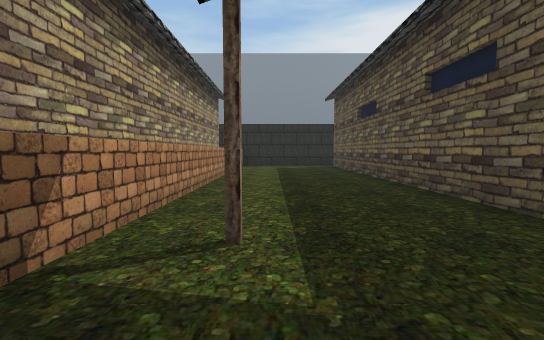
[1] (above)

24 first-person views from a walk through a 3-D level made in the Unity game engine. The camera is 1.4 m above the floor, tilts 4° down and sees 90° across. The floor is counted in squares, 2 m on a side. Each view is taken from the middle of a square. On the plan, view 1 faces up. The plan holds only what a view shows up to about 9 squares ahead; the rest is blank. The place goes on beyond the plan. The player is left out.

[2]
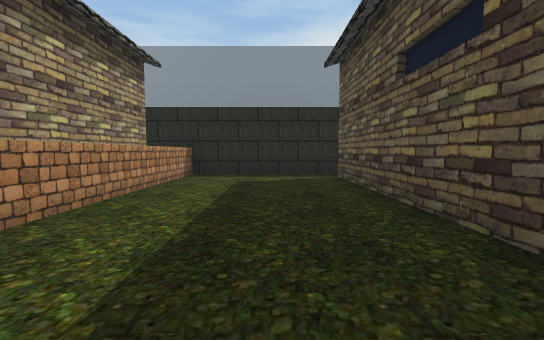

[3]
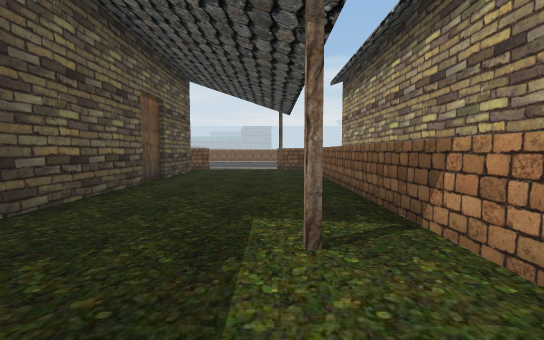

[4]
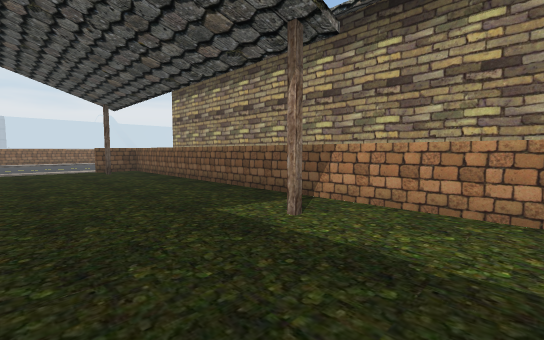

[5]
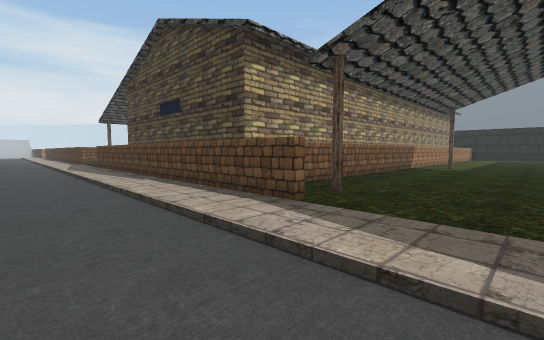

[6]
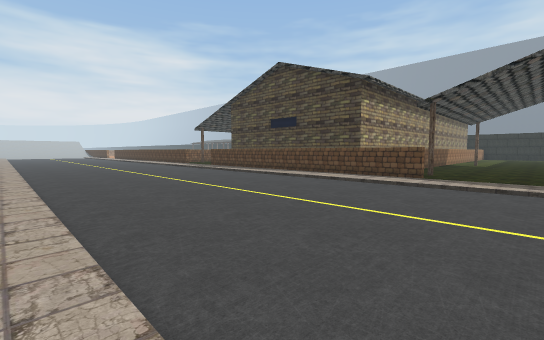

[7]
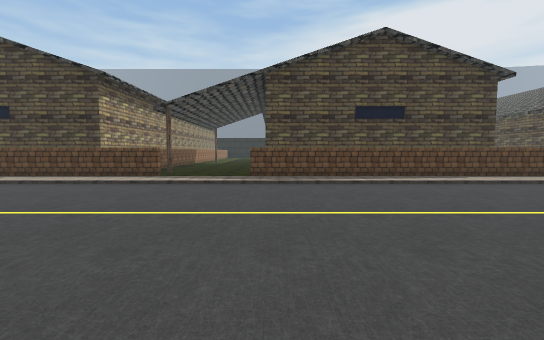

[8]
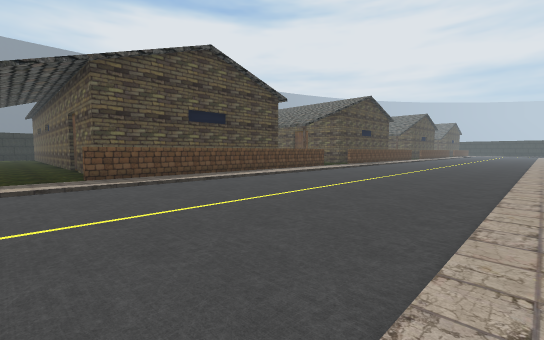

[9]
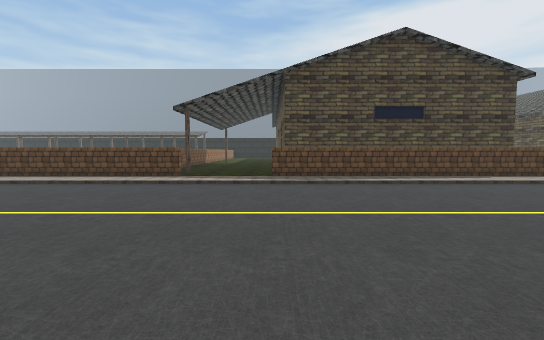

[10]
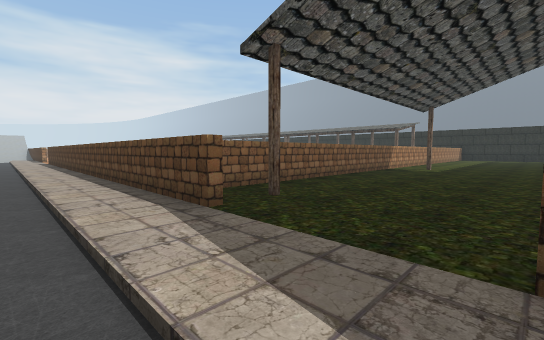

[11]
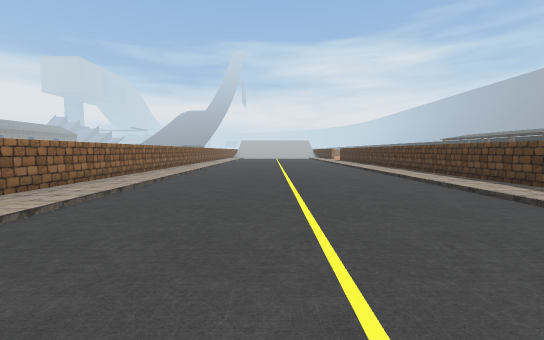

[12]
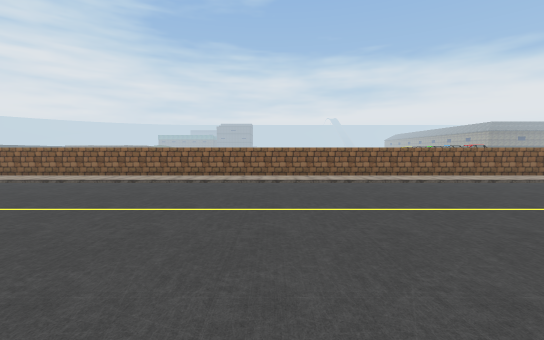

[13]
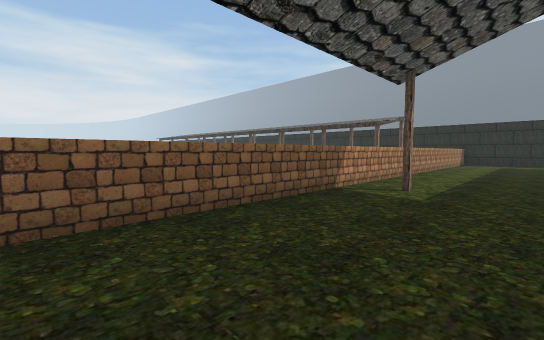

[14]
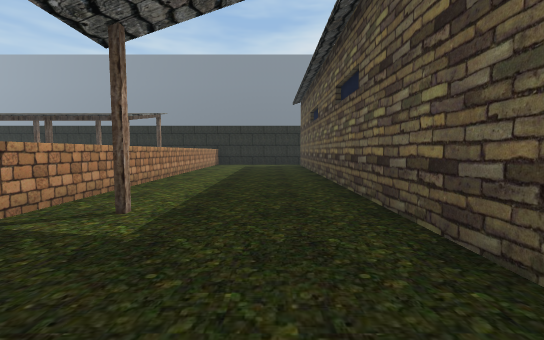

[15]
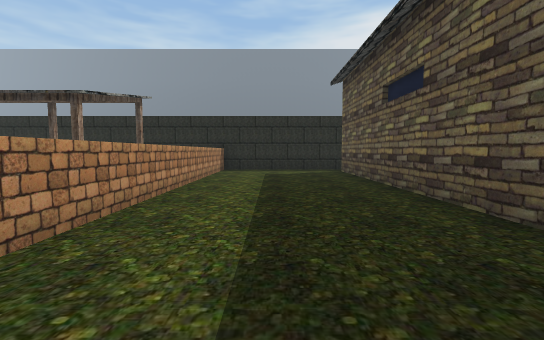

[16]
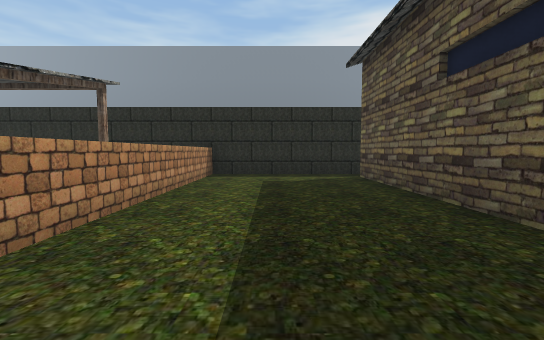

[17]
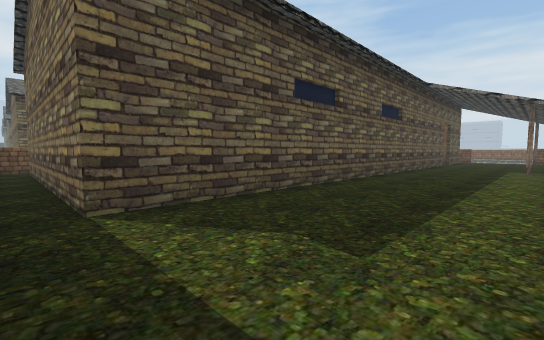

[18]
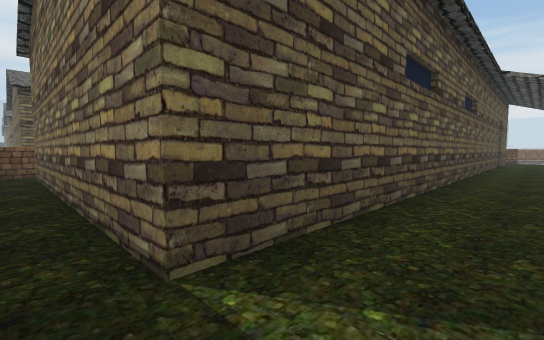

[19]
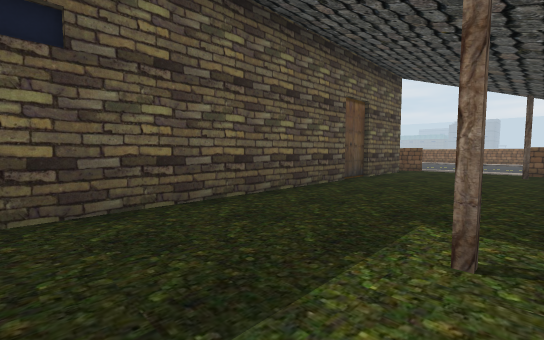

[20]
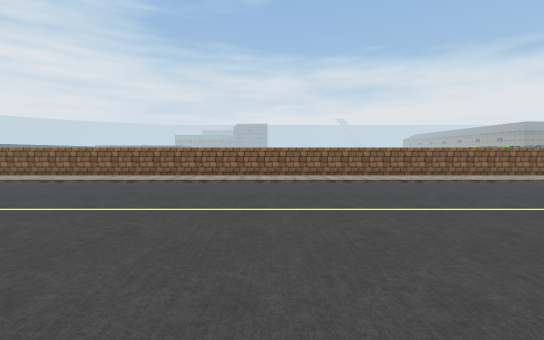

[21]
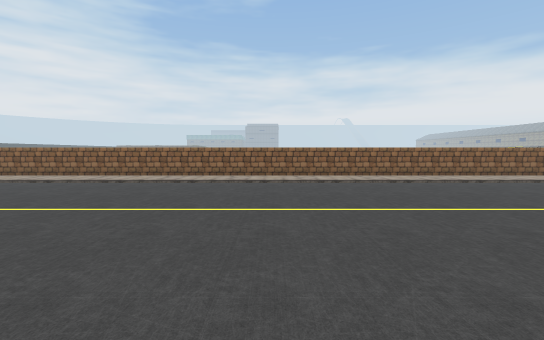

[22]
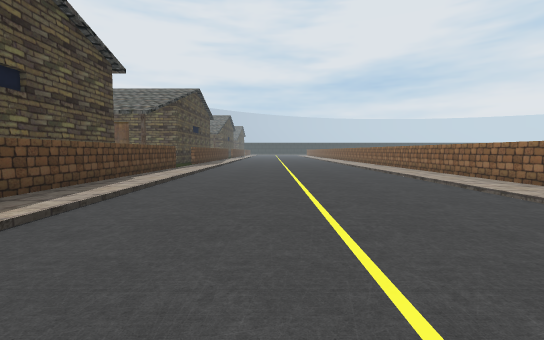

[23]
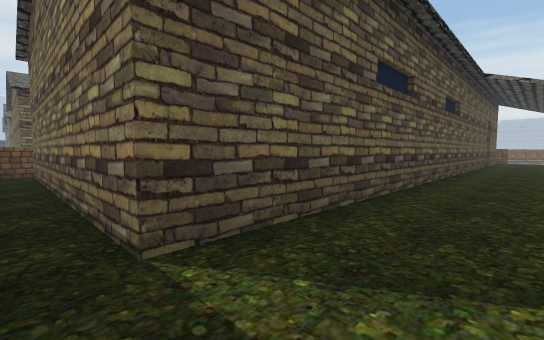

[24]
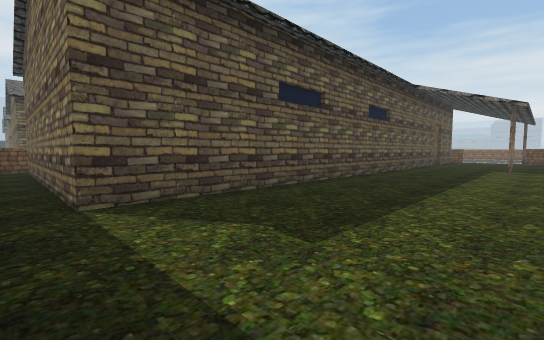

### Floor plan
Points are (right, up) in squares from view 1. A wall is a line through its corners. A room is listed if a view was taken in it or the views show most of it. See-through windows are left out.
Room 1 (views 1, 2, 3, 4, 23, 24)
walls: (-2.4, 4) (-2.4, -3.2); (-2.4, 12) (-2.4, 8.4); (3.1, 13.2) (-2.4, 13.2); (-1.4, 13.2) (-1.4, -5.4); (2.8, -5.3) (2.8, 12.4) (10, 12.4); (10.8, 12.2) (10.8, 13.1)
ways out: opening at (1.5, -5) to room 2
Room 2 (views 5, 6, 7, 8, 9, 10, 11, 12, 13, 14, 15, 16, 17, 18, 19, 20, 21, 22)
walls: (-2.4, -5.3) (-9.6, -5.3) (-9.6, 12.4) (-2.4, 12.4); (-0.1, -6.4) (-10, -6.4); (-12.5, -6.4) (-17.5, -6.4); (-17, -14.8) (11.1, -14.8); (10, -5.3) (2.8, -5.3); (11.1, -6.4) (2.4, -6.4); (-1.6, 12.2) (-1.6, 13.1); (-9.2, 13.2) (-14.5, 13.2); (-13.8, 13.2) (-13.8, -5.4)
ways out: opening at (1.5, -5) to room 1

Where each view was taken, in squares from view 1:
view 1: 0 up, 0 right, facing up
view 2: 5 up, 1 right, facing up
view 3: 4 up, 0 right, facing down
view 4: 4 up, 2 right, facing down-left
view 5: 9 down, 2 right, facing up-left
view 6: 14 down, 2 right, facing up-left
view 7: 14 down, 3 right, facing up
view 8: 14 down, 1 right, facing up-right
view 9: 14 down, 10 left, facing up
view 10: 8 down, 10 left, facing up-left
view 11: 11 down, 8 left, facing left
view 12: 7 down, 9 left, facing down
view 13: 3 down, 11 left, facing up-left
view 14: 1 down, 11 left, facing up
view 15: 3 up, 12 left, facing up
view 16: 5 up, 12 left, facing up
view 17: 13 up, 13 left, facing down-right
view 18: 13 up, 11 left, facing down-right
view 19: 4 up, 13 left, facing down-right
view 20: 7 down, 2 left, facing down
view 21: 7 down, 3 right, facing down
view 22: 10 down, 2 right, facing right
view 23: 13 up, 1 right, facing down-right
view 24: 13 up, 1 left, facing down-right
